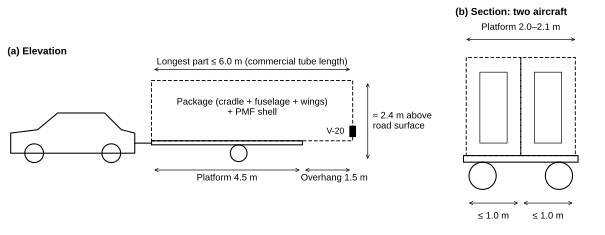

Reproduce this figure in Python.
# Figure: transport package on a 4.5 m platform (a) and section with two aircraft (b).
# Schematic sketch redrawn from ALM-P00-A04 Rev. 0.2 (Spanish original), dimensions in metres.
import sys, pathlib
sys.path.insert(0, str(pathlib.Path(__file__).resolve().parents[3] / "template" / "charts"))
import alimoche_charts as ac
from matplotlib.patches import Rectangle, Circle, FancyArrowPatch

fig, (ax, bx) = ac.figure(160, 62, cols=2, gridspec_kw=dict(width_ratios=[2.6, 1]))
for a in (ax, bx):
    a.set_aspect("equal"); a.axis("off"); a.grid(False)
K = dict(color="black", linewidth=0.8)
D = dict(color="black", linewidth=0.7, linestyle=(0, (4, 2)))
fs = 7

def dim(a, x0, y0, x1, y1, text, off=(0, -0.22), ha="center"):
    a.add_patch(FancyArrowPatch((x0, y0), (x1, y1), arrowstyle="<->", mutation_scale=6, linewidth=0.5, color="black"))
    a.text((x0 + x1) / 2 + off[0], (y0 + y1) / 2 + off[1], text, ha=ha, va="center", fontsize=fs)

# (a) elevation
ax.text(-4.3, 3.2, "(a) Elevation", fontsize=7.5, weight="bold")
car_x = [-4.2, -4.2, -3.4, -2.8, -1.4, -0.9, -0.5, -0.5, -4.2]
car_y = [0.25, 0.85, 0.95, 1.45, 1.45, 0.95, 0.85, 0.25, 0.25]
ax.plot(car_x, car_y, **K)
for cx in (-3.5, -1.2):
    ax.add_patch(Circle((cx, 0.25), 0.28, fill=False, **K))
ax.plot([-0.5, 0.0], [0.55, 0.55], **K)                                        # drawbar
ax.add_patch(Rectangle((0.0, 0.5), 4.5, 0.12, fill=False, **K))                # platform
ax.add_patch(Circle((2.6, 0.25), 0.25, fill=False, **K))
ax.add_patch(Rectangle((0.0, 0.62), 6.0, 1.8, fill=False, **D))               # package envelope
ax.text(3.0, 1.62, "Package (cradle + fuselage + wings)\n+ PMF shell", ha="center", va="center", fontsize=fs)
ax.add_patch(Rectangle((5.92, 0.75), 0.16, 0.3, fill=True, color="black"))
ax.text(5.75, 0.9, "V-20", ha="right", va="center", fontsize=6.5)
dim(ax, 0.0, 2.75, 6.0, 2.75, "Longest part ≤ 6.0 m (commercial tube length)", off=(0, 0.22))
dim(ax, 0.0, -0.25, 4.5, -0.25, "Platform 4.5 m", off=(0, -0.24))
dim(ax, 4.5, -0.25, 6.0, -0.25, "Overhang 1.5 m", off=(0.2, -0.24))
dim(ax, 6.45, 0.0, 6.45, 2.42, "≈ 2.4 m above\nroad surface", off=(0.15, 0), ha="left")
ax.set_xlim(-4.4, 8.0); ax.set_ylim(-0.75, 3.4)

# (b) section with two aircraft
bx.text(-0.15, 3.2, "(b) Section: two aircraft", fontsize=7.5, weight="bold")
bx.add_patch(Rectangle((0.0, 0.5), 2.1, 0.12, fill=False, **K))
for cx in (0.35, 1.75):
    bx.add_patch(Circle((cx, 0.25), 0.25, fill=False, **K))
for x0 in (0.05, 1.05):
    bx.add_patch(Rectangle((x0, 0.62), 1.0, 1.8, fill=False, **D))
    bx.add_patch(Rectangle((x0 + 0.25, 0.85), 0.5, 1.3, fill=False, color="black", linewidth=0.5))
dim(bx, 0.0, 2.75, 2.1, 2.75, "Platform 2.0–2.1 m", off=(0, 0.22))
dim(bx, 0.05, -0.25, 1.05, -0.25, "≤ 1.0 m", off=(0, -0.24))
dim(bx, 1.05, -0.25, 2.05, -0.25, "≤ 1.0 m", off=(0, -0.24))
bx.set_xlim(-0.2, 2.3); bx.set_ylim(-0.75, 3.4)
ac.save(fig, __file__)
